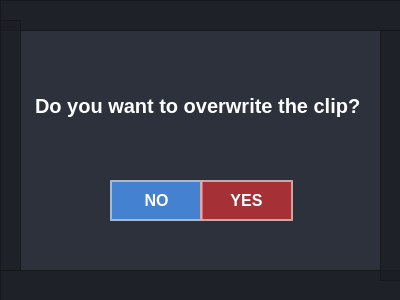
<?xml version="1.0" encoding="UTF-8"?>
<ui version="4.0">
 <class>Dialog</class>
 <widget class="QDialog" name="Dialog">
  <property name="geometry">
   <rect>
    <x>0</x>
    <y>0</y>
    <width>400</width>
    <height>300</height>
   </rect>
  </property>
  <property name="windowTitle">
   <string>Dialog</string>
  </property>
  <property name="styleSheet">
   <string notr="true">background-color: rgb(44,49,60);</string>
  </property>
  <widget class="QFrame" name="frame">
   <property name="geometry">
    <rect>
     <x>0</x>
     <y>0</y>
     <width>401</width>
     <height>31</height>
    </rect>
   </property>
   <property name="styleSheet">
    <string notr="true">background-color: rgba(27,29,35,200);</string>
   </property>
   <property name="frameShape">
    <enum>QFrame::StyledPanel</enum>
   </property>
   <property name="frameShadow">
    <enum>QFrame::Raised</enum>
   </property>
   <widget class="QPushButton" name="close_overwrite">
    <property name="geometry">
     <rect>
      <x>360</x>
      <y>0</y>
      <width>40</width>
      <height>31</height>
     </rect>
    </property>
    <property name="sizePolicy">
     <sizepolicy hsizetype="Minimum" vsizetype="Expanding">
      <horstretch>0</horstretch>
      <verstretch>0</verstretch>
     </sizepolicy>
    </property>
    <property name="minimumSize">
     <size>
      <width>40</width>
      <height>0</height>
     </size>
    </property>
    <property name="maximumSize">
     <size>
      <width>40</width>
      <height>16777215</height>
     </size>
    </property>
    <property name="toolTip">
     <string>Close</string>
    </property>
    <property name="styleSheet">
     <string notr="true">QPushButton {	
	border: none;
	background-color: transparent;
}
QPushButton:hover {
	background-color: rgb(52, 59, 72);
}
QPushButton:pressed {	
	background-color: rgb(85, 170, 255);
}</string>
    </property>
    <property name="text">
     <string/>
    </property>
    <property name="icon">
     <iconset resource="../../../../Escritorio/TFG/PyQt/Simple_PySide_Base-master_4/Simple_PySide_Base-master_4/files.qrc">
      <normaloff>:/16x16/icons/16x16/cil-x.png</normaloff>:/16x16/icons/16x16/cil-x.png</iconset>
    </property>
   </widget>
  </widget>
  <widget class="QFrame" name="frame_2">
   <property name="geometry">
    <rect>
     <x>0</x>
     <y>270</y>
     <width>401</width>
     <height>31</height>
    </rect>
   </property>
   <property name="styleSheet">
    <string notr="true">background-color: rgba(27,29,35,200);</string>
   </property>
   <property name="frameShape">
    <enum>QFrame::StyledPanel</enum>
   </property>
   <property name="frameShadow">
    <enum>QFrame::Raised</enum>
   </property>
  </widget>
  <widget class="QLabel" name="overwrite_label">
   <property name="geometry">
    <rect>
     <x>20</x>
     <y>80</y>
     <width>351</width>
     <height>51</height>
    </rect>
   </property>
   <property name="styleSheet">
    <string notr="true">QLabel {
    font-family: &quot;Arial&quot;;    /* Cambia la fuente */
    font-size: 20px;         /* Tamaño del texto */
    font-weight: bold;       /* Negrita */    
    color: white;				 /* Color del texto */
	padding: 10px;     
	background-color: transparent;      

}</string>
   </property>
   <property name="text">
    <string>Do you want to overwrite the clip?</string>
   </property>
  </widget>
  <widget class="QFrame" name="frame_4">
   <property name="geometry">
    <rect>
     <x>380</x>
     <y>30</y>
     <width>21</width>
     <height>251</height>
    </rect>
   </property>
   <property name="styleSheet">
    <string notr="true">background-color: rgba(27,29,35,200);</string>
   </property>
   <property name="frameShape">
    <enum>QFrame::StyledPanel</enum>
   </property>
   <property name="frameShadow">
    <enum>QFrame::Raised</enum>
   </property>
  </widget>
  <widget class="QFrame" name="frame_5">
   <property name="geometry">
    <rect>
     <x>0</x>
     <y>20</y>
     <width>21</width>
     <height>251</height>
    </rect>
   </property>
   <property name="styleSheet">
    <string notr="true">background-color: rgba(27,29,35,200);</string>
   </property>
   <property name="frameShape">
    <enum>QFrame::StyledPanel</enum>
   </property>
   <property name="frameShadow">
    <enum>QFrame::Raised</enum>
   </property>
  </widget>
  <widget class="QPushButton" name="overwrite_no">
   <property name="geometry">
    <rect>
     <x>110</x>
     <y>180</y>
     <width>93</width>
     <height>41</height>
    </rect>
   </property>
   <property name="styleSheet">
    <string notr="true">QPushButton {
    font-family: &quot;Arial&quot;;    /* Cambia la fuente */
    font-size: 16px;         /* Tamaño del texto */
    font-weight: bold;       /* Negrita */    
    color: white;				 /* Color del texto */
	padding: 10px;  
	background-color: rgba(75,150,250,200);         
	border: 2px solid rgba(200,200,200,200);   /* Borde blanco con transparencia */
}

QPushButton:hover {
	background-color: rgba(0,150,250,50);
}

QPushButton:pressed {
    background-color: rgba(0,150,250,50);
}</string>
   </property>
   <property name="text">
    <string>NO</string>
   </property>
  </widget>
  <widget class="QPushButton" name="overwrite_yes">
   <property name="geometry">
    <rect>
     <x>200</x>
     <y>180</y>
     <width>93</width>
     <height>41</height>
    </rect>
   </property>
   <property name="styleSheet">
    <string notr="true">QPushButton {
    font-family: &quot;Arial&quot;;    /* Cambia la fuente */
    font-size: 16px;         /* Tamaño del texto */
    font-weight: bold;       /* Negrita */    
    color: white;				 /* Color del texto */
	padding: 10px;   
	background-color: rgba(250,50,50,150);        
	border: 2px solid rgba(200,200,200,200);  /* Borde blanco con transparencia */
}

QPushButton:hover {
	background-color: rgba(250,50,50,50);
}

QPushButton:pressed {
    background-color: rgba(0,150,250,50);
}</string>
   </property>
   <property name="text">
    <string>YES</string>
   </property>
  </widget>
 </widget>
 <resources>
  <include location="../../../../Escritorio/TFG/PyQt/Simple_PySide_Base-master_4/Simple_PySide_Base-master_4/files.qrc"/>
 </resources>
 <connections/>
</ui>
